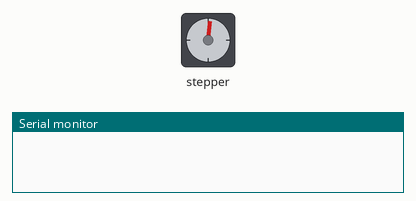
The sketch below on a simulated Arduino Uno, built with avr-gcc and run on an emulated ATmega328P. On the bench: stepper motor, the last lines printed to the serial monitor. Stepper angles assume 48 steps per turn.

Above: at 0.05 s.
At 1.65 s:
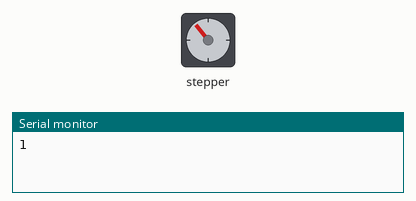
At 3.3 s:
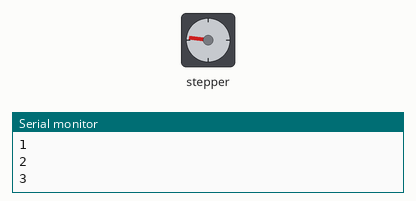
At 7.7 s:
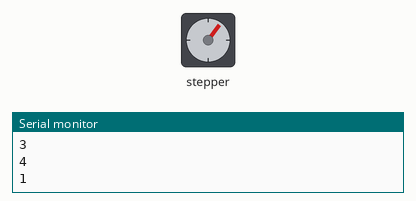
Timing chart, 0 to 11.3 s (numbered marks = the images above):
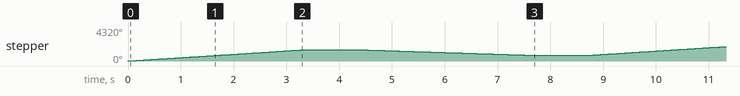

Measured:
- by itself, stepper: turns 1440° clockwise in 3.3 s, then 720° counter-clockwise in 3.3 s, repeating every 8.7 s

The sketch:

sketch_apr15a.ino
```cpp
#include <Stepper.h>

#define STEPS 48

Stepper stepper(STEPS, 11, 12, 13, 14);


void setup() {
  Serial.begin(9600);
  stepper.setSpeed(72);

}

int steps = 0;
int neg = 1;
void loop() {
 stepper.step(48 * neg);
 steps+=1;
 Serial.println(steps);
 if (steps >= 4  && neg == 1) {
  delay(1000);
  stepper.setSpeed(36);
  steps = 0;
  neg = -1;
 }
 else if (steps >= 2 && neg == -1) {
  delay(1000);
  stepper.setSpeed(72);
  steps = 0;
  neg = 1;
 }

}
```
